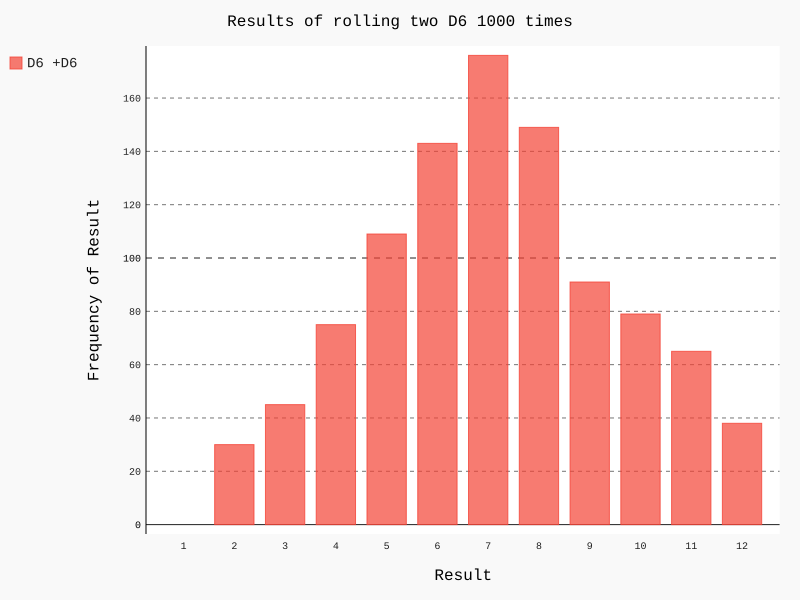

Here is the Python script that generated this plot:
import pygal as pygal

from die import Die
#创建一个D6
die_1 = Die()
die_2 = Die()
#掷几次数字，并将结果存储在一个列表中
results = []
for roll_num in range(1000):
    result = die_1.roll() + die_2.roll()
    results.append(result)

print(results)

#分析结果
frequencies = []
max_result = die_1.num_sides+die_2.num_sides

for value in range(1,max_result+1):
   frequency = results.count(value)
   frequencies.append(frequency)
print(frequencies)

#针对结果进行可视化
hist = pygal.Bar()
hist.title = "Results of rolling two D6 1000 times "
hist.x_labels = ['1','2','3','4','5','6','7','8','9','10','11','12']
hist.x_title = "Result"
hist.y_title = "Frequency of Result"

hist.add('D6 +D6',frequencies)

hist.render_to_file("die_visual.svg")
